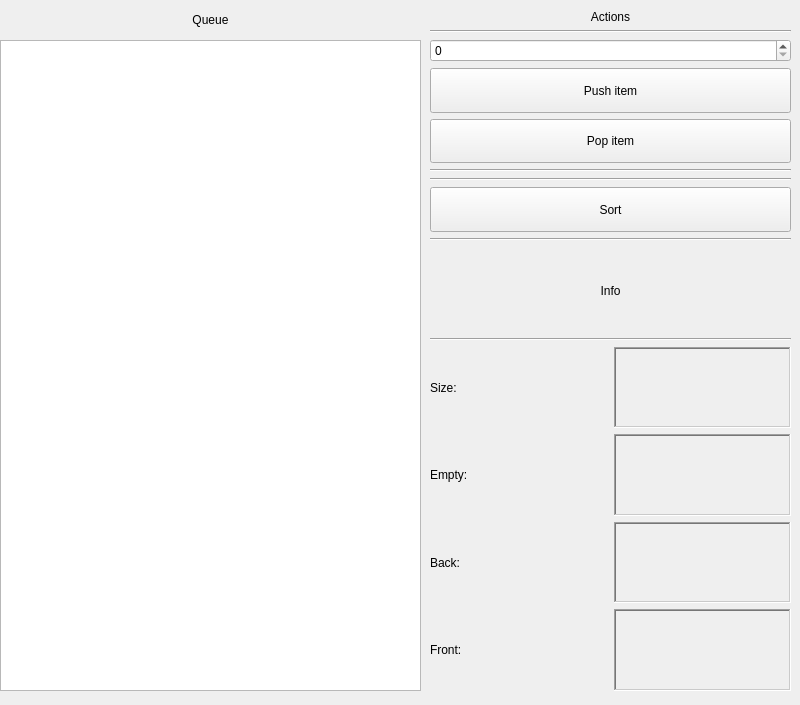
<?xml version="1.0" encoding="UTF-8"?>
<ui version="4.0">
 <class>MainWindow</class>
 <widget class="QMainWindow" name="MainWindow">
  <property name="geometry">
   <rect>
    <x>0</x>
    <y>0</y>
    <width>800</width>
    <height>705</height>
   </rect>
  </property>
  <property name="windowTitle">
   <string>MainWindow</string>
  </property>
  <widget class="QWidget" name="centralwidget">
   <widget class="QListWidget" name="list">
    <property name="geometry">
     <rect>
      <x>0</x>
      <y>40</y>
      <width>421</width>
      <height>651</height>
     </rect>
    </property>
   </widget>
   <widget class="QLabel" name="label">
    <property name="geometry">
     <rect>
      <x>0</x>
      <y>10</y>
      <width>421</width>
      <height>20</height>
     </rect>
    </property>
    <property name="text">
     <string>Queue</string>
    </property>
    <property name="alignment">
     <set>Qt::AlignCenter</set>
    </property>
   </widget>
   <widget class="QWidget" name="verticalLayoutWidget">
    <property name="geometry">
     <rect>
      <x>430</x>
      <y>10</y>
      <width>361</width>
      <height>231</height>
     </rect>
    </property>
    <layout class="QVBoxLayout" name="verticalLayout_2">
     <item>
      <widget class="QLabel" name="label_2">
       <property name="text">
        <string>Actions</string>
       </property>
       <property name="alignment">
        <set>Qt::AlignCenter</set>
       </property>
      </widget>
     </item>
     <item>
      <widget class="Line" name="line">
       <property name="orientation">
        <enum>Qt::Horizontal</enum>
       </property>
      </widget>
     </item>
     <item>
      <widget class="QSpinBox" name="itemBox"/>
     </item>
     <item>
      <widget class="QPushButton" name="pushBtn">
       <property name="sizePolicy">
        <sizepolicy hsizetype="Minimum" vsizetype="Expanding">
         <horstretch>0</horstretch>
         <verstretch>0</verstretch>
        </sizepolicy>
       </property>
       <property name="text">
        <string>Push item</string>
       </property>
      </widget>
     </item>
     <item>
      <widget class="QPushButton" name="popBtn">
       <property name="sizePolicy">
        <sizepolicy hsizetype="Minimum" vsizetype="Expanding">
         <horstretch>0</horstretch>
         <verstretch>0</verstretch>
        </sizepolicy>
       </property>
       <property name="text">
        <string>Pop item</string>
       </property>
      </widget>
     </item>
     <item>
      <widget class="Line" name="line_2">
       <property name="orientation">
        <enum>Qt::Horizontal</enum>
       </property>
      </widget>
     </item>
     <item>
      <widget class="Line" name="line_3">
       <property name="orientation">
        <enum>Qt::Horizontal</enum>
       </property>
      </widget>
     </item>
     <item>
      <widget class="QPushButton" name="sortBtn">
       <property name="sizePolicy">
        <sizepolicy hsizetype="Minimum" vsizetype="Expanding">
         <horstretch>0</horstretch>
         <verstretch>0</verstretch>
        </sizepolicy>
       </property>
       <property name="text">
        <string>Sort</string>
       </property>
      </widget>
     </item>
     <item>
      <widget class="Line" name="line_5">
       <property name="orientation">
        <enum>Qt::Horizontal</enum>
       </property>
      </widget>
     </item>
    </layout>
   </widget>
   <widget class="QWidget" name="gridLayoutWidget">
    <property name="geometry">
     <rect>
      <x>430</x>
      <y>250</y>
      <width>361</width>
      <height>441</height>
     </rect>
    </property>
    <layout class="QGridLayout" name="gridLayout">
     <item row="4" column="0">
      <widget class="QLabel" name="label_7">
       <property name="text">
        <string>Back:</string>
       </property>
      </widget>
     </item>
     <item row="4" column="1">
      <widget class="QLabel" name="backLbl">
       <property name="frameShape">
        <enum>QFrame::WinPanel</enum>
       </property>
       <property name="frameShadow">
        <enum>QFrame::Sunken</enum>
       </property>
       <property name="text">
        <string/>
       </property>
      </widget>
     </item>
     <item row="3" column="1">
      <widget class="QLabel" name="emptyLbl">
       <property name="frameShape">
        <enum>QFrame::WinPanel</enum>
       </property>
       <property name="frameShadow">
        <enum>QFrame::Sunken</enum>
       </property>
       <property name="text">
        <string/>
       </property>
      </widget>
     </item>
     <item row="3" column="0">
      <widget class="QLabel" name="label_6">
       <property name="text">
        <string>Empty:</string>
       </property>
      </widget>
     </item>
     <item row="0" column="0" colspan="2">
      <widget class="QLabel" name="label_4">
       <property name="text">
        <string>Info</string>
       </property>
       <property name="alignment">
        <set>Qt::AlignCenter</set>
       </property>
      </widget>
     </item>
     <item row="5" column="1">
      <widget class="QLabel" name="frontLbl">
       <property name="frameShape">
        <enum>QFrame::WinPanel</enum>
       </property>
       <property name="frameShadow">
        <enum>QFrame::Sunken</enum>
       </property>
       <property name="text">
        <string/>
       </property>
      </widget>
     </item>
     <item row="2" column="0">
      <widget class="QLabel" name="label_5">
       <property name="text">
        <string>Size:</string>
       </property>
      </widget>
     </item>
     <item row="5" column="0">
      <widget class="QLabel" name="label_8">
       <property name="text">
        <string>Front:</string>
       </property>
      </widget>
     </item>
     <item row="2" column="1">
      <widget class="QLabel" name="sizeLbl">
       <property name="frameShape">
        <enum>QFrame::WinPanel</enum>
       </property>
       <property name="frameShadow">
        <enum>QFrame::Sunken</enum>
       </property>
       <property name="text">
        <string/>
       </property>
      </widget>
     </item>
     <item row="1" column="0" colspan="2">
      <widget class="Line" name="line_4">
       <property name="orientation">
        <enum>Qt::Horizontal</enum>
       </property>
      </widget>
     </item>
    </layout>
   </widget>
  </widget>
 </widget>
 <resources/>
 <connections/>
</ui>
